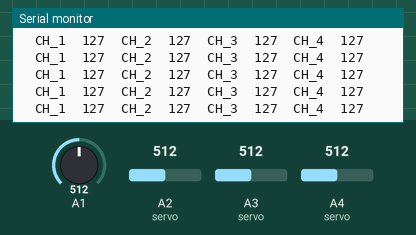
Bench run of a sketch on a simulated Arduino Uno, built with avr-gcc and run on an emulated ATmega328P. Parts: the last lines printed to the serial monitor. Inputs (shaded band) come from the test bench; at power-on: A1 = 512, A2 (servo) = 512, A3 (servo) = 512, A4 (servo) = 512. No radio packets arrive unless stated.

Above: at 1.2 s.
1.3 s: A1 set to 412
At 1.41 s:
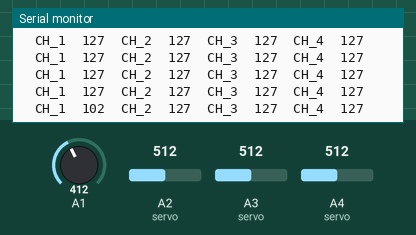
4.3 s: A1 set to 394
At 4.33 s:
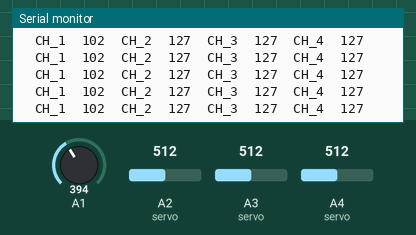
7.3 s: A2 (servo) set to 413
At 7.33 s:
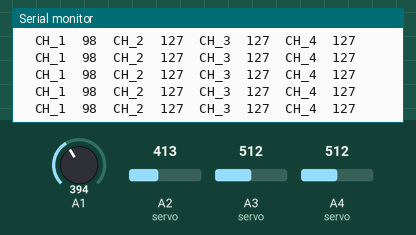
8.8 s: A2 (servo) set to 389
At 8.83 s:
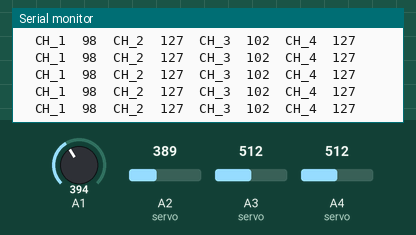
11.8 s: A3 (servo) set to 413
At 11.8 s:
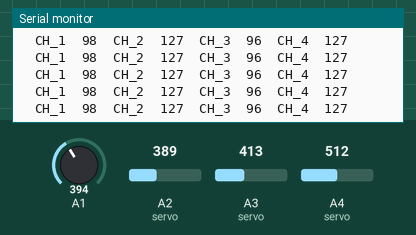
13.3 s: A3 (servo) set to 384
At 13.31 s:
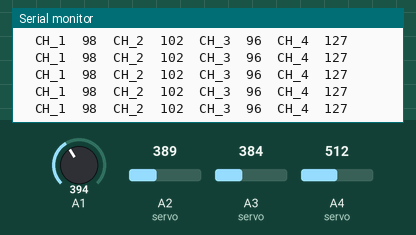
Timing chart, 0 to 16.3 s (numbered marks = the images above; inputs shaded):
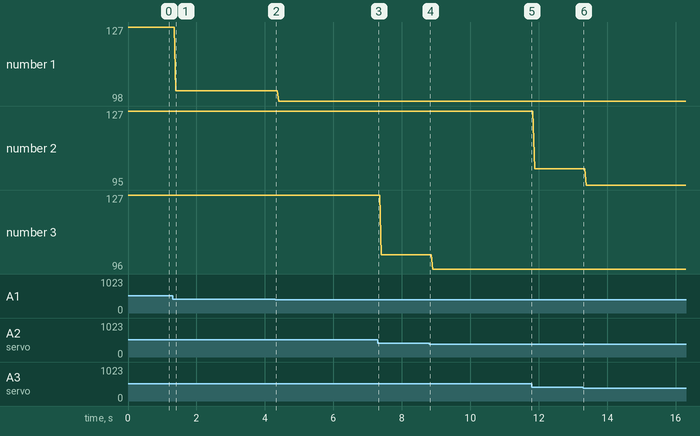

The sketch:

Transmiter.ino
```cpp
// 4 Channel Transmitter | 4 Kanal Verici

#include <SPI.h>
#include <nRF24L01.h>
#include <RF24.h>

#define CE_PIN 9
#define CSN_PIN 10

const uint64_t pipeOut = 0xE9E8F0F0E1LL;   //IMPORTANT: The same as in the receiver 0xE9E8F0F0E1LL | Bu adres alıcı ile aynı olmalı
RF24 radio(CE_PIN, CSN_PIN); // select CE,CSN pin | CE ve CSN pinlerin seçimi

struct Signal {
  byte throttle;
  byte pitch;
  byte roll;
  byte yaw;
};

Signal data;

void ResetData()
{
  data.throttle = 127; // Motor Stop (254/2=127)| Motor Kapalı (Signal lost position | sinyal kesildiğindeki pozisyon)
  data.pitch = 127; // Center | Merkez (Signal lost position | sinyal kesildiğindeki pozisyon)
  data.roll = 127; // Center | merkez (Signal lost position | sinyal kesildiğindeki pozisyon)
  data.yaw = 127; // Center | merkez (Signal lost position | sinyal kesildiğindeki pozisyon)
}

void setup()
{
//Start everything up
  Serial.begin(9600);

  if (!radio.begin()) {
    Serial.println(F("radio hardware is not responding!!"));
    while (1){} // hold in infinite loop -> reconnect
  }
  radio.openWritingPipe(pipeOut);
  radio.stopListening(); //start the radio comunication for Transmitter | Verici olarak sinyal iletişimi başlatılıyor
  ResetData();
}

// Joystick center and its borders | Joystick merkez ve sınırları

int mapJoystickValues(int val, int lower, int middle, int upper, bool reverse)
{
  val = constrain(val, lower, upper);
  if ( val < middle )
  val = map(val, lower, middle, 0, 128);
  else
  val = map(val, middle, upper, 128, 255);
  return ( reverse ? 255 - val : val );
}

void loop()
{
// Control Stick Calibration | Kumanda Kol Kalibrasyonları
// Setting may be required for the correct values of the control levers. | Kolların doğru değerleri için ayar gerekebilir.

  data.throttle = map( analogRead(A1), 0, 1024, 0, 255 );  // potenciometro de velocidades
  data.roll = map( analogRead(A2), 0, 1024, 0, 255 );      // "true" or "false" for servo direction | "true" veya "false" servo yönünü belirler
  data.pitch = map( analogRead(A3), 0, 1024, 0, 255 );     // "true" or "false" for servo direction | "true" veya "false" servo yönünü belirler
  data.yaw = map( analogRead(A4), 0, 1024, 0, 255 );       // "true" or "false" for servo direction | "true" veya "false" servo yönünü belirler

  radio.write(&data, sizeof(Signal));

  Serial.print("  CH_1  ");
  Serial.print(data.throttle);

  Serial.print("  CH_2  ");
  Serial.print(data.pitch);


  Serial.print("  CH_3  ");
  Serial.print(data.roll);


  Serial.print("  CH_4  ");
  Serial.print(data.yaw);
  Serial.println();
}
```

Measured:
- after the input at 1.3 s, the serial monitor: prints a new line after 0.10 s (image 1)
- plotted number 1: 127 → 102 after the input at 1.3 s, 102 → 98 after the input at 4.3 s
- plotted number 2: 102 → 95 after the input at 13.3 s
- plotted number 3: 102 → 96 after the input at 8.8 s
